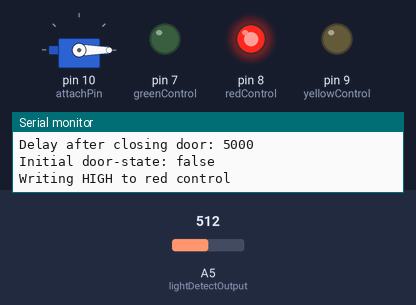
A sketch run on a simulated Arduino Uno, built with avr-gcc and run on an emulated ATmega328P. Parts: servo, output pins drawn as LEDs (lit = HIGH), the last lines printed to the serial monitor. The inputs (shaded band) are chosen by the test bench; at power-on: A5 (lightDetectOutput) = 512.

Above: at 1.4 s.
1.5 s: A5 (lightDetectOutput) set to 591
3.0 s: A5 (lightDetectOutput) set to 608
At 4.3 s:
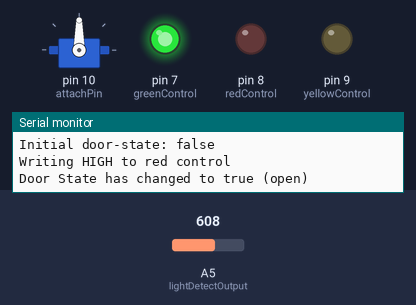
At 11.2 s:
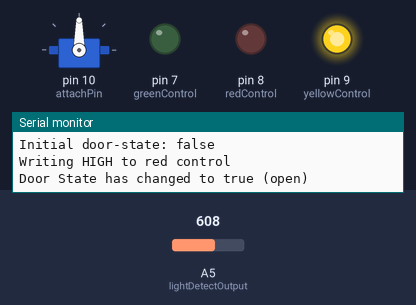
Timing chart, 0 to 32.0 s (numbered marks = the images above; inputs shaded):
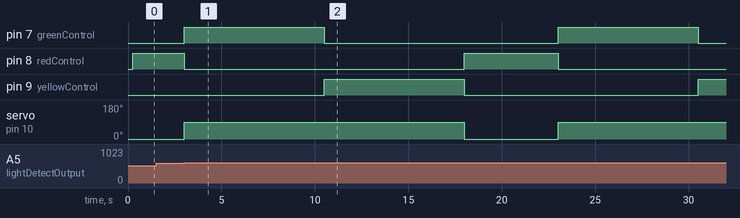

Measured:
- the behaviour switches between 599 and 600 on A5 (lightDetectOutput) (found by bisection; images 0 and 1)
- after the input at 1.5 s, every drawn part: stays the same
- after the input at 3.0 s, pin 7 (greenControl): alternates HIGH for 7.5 s and LOW for 12.5 s, starting at once; pin 8 (redControl): HIGH → LOW at once, → HIGH 15.0 s later, → LOW 5.0 s later

The sketch:

doorcontrol.ino
```cpp
#include <Servo.h>

Servo doorControl;

// Serveo Control Pin
int attachPin = 10;

// LED Pins
int redControl = 8;
int yellowControl = 9;
int greenControl = 7;

// Liste der LED Pins für den PinMode
int leds[] = {redControl, yellowControl, greenControl};

// Pin für den LDR
int lightDetectOutput = 5;

// Schwellenwert der überschritten werden muss damit sich der Türmechanismus öffnet
int trigger = 600;
// Die Zeit die die Tür geöffnet ist
int timeOpen = 15000;
// Die Verzögerung nachdem die Tür geschlossen wird bis sie wieder geöffnet werden kann
int closeDelay = 5000;
// Gibt an ob die Tür geschlossen oder geöffnet sein soll
boolean doorState = false;

void setup() {
  // Starte den Seriellen Monitor
  Serial.begin(9600);

  // LOGS
  Serial.print("Door Control Attaching to Pin: ");
  Serial.println(attachPin);
  // LOGS

  // Verbinde den Servo mit dem Servo-Pin
  doorControl.attach(attachPin);
  // Setze den Servo in die Ausgangsposition
  doorControl.write(0);

  // Attache die Pins für die LED's
  for (int led : leds) {
    // Setze den PinMode
    pinMode(led, OUTPUT);

    // LOGS
    Serial.print("Set pinmode of led: ");
    Serial.print(led);
    Serial.println(" to Output");
    // LOGS
  }

  // LOGS
  Serial.print("Attaching light-detect-output: ");
  Serial.println(lightDetectOutput);
  // LOGS

  // Verbinden den LDR mit dem LDR-Pin
  pinMode(lightDetectOutput, INPUT);

  // LOGS
  Serial.print("Trigger for light-detect: ");
  Serial.println(trigger);

  Serial.print("Time door is open: ");
  Serial.println(timeOpen);

  Serial.print("Delay after closing door: ");
  Serial.println(closeDelay);

  Serial.print("Initial door-state: ");
  if (doorState) {
    Serial.println("true");
  } else {
    Serial.println("false");
  }

  Serial.println("Writing HIGH to red control");
  // LOGS

  // Aktiviere die rote LED
  digitalWrite(redControl, HIGH);
}

void loop() {
  // Gucke ob der Schwellenwert beim LDR überschritten und die Tür geschlossen ist
  if (analogRead(lightDetectOutput) >= trigger && doorState == false) {
    // Führe den Türmechanismus aus
    cycleDoor();
  }
}

// Methode um den Türmechanismus auszulösen
void cycleDoor() {
  // LOGS
  Serial.println("Door State has changed to true (open)");
  // LOGS

  // Wechsle zur grünen LED und schalte die Rote aus
  digitalWrite(redControl, LOW);
  digitalWrite(greenControl, HIGH);
  // Öffne die Tür
  doorControl.write(90);
  // Setze die Tür auf Offen
  doorState = true;

  // Delay um die hälfte vom OffenDelay
  delay(timeOpen/2);
  // Schalte die gelbe LED an
  digitalWrite(greenControl, LOW);
  digitalWrite(yellowControl, HIGH);
  // Delay um die hälfte vom OffenDelay
  delay(timeOpen/2);
  // Schließe die Tür
  doorControl.write(0);
  // Setze die Rote LED auf An und die anderen auf aus
  digitalWrite(yellowControl, LOW);
  digitalWrite(redControl, HIGH);

  // LOGS
  Serial.print("Delaying doorClose by: ");
  Serial.println(closeDelay);
  // LOGS

  // Warte etwas bis die Tür wieder geöffnet werden kann
  delay(closeDelay);

  // LOGS
  Serial.println("Door State has changed to false (closed)");
  // LOGS

  //Gib an das die Tür geschlossen ist
  doorState = false;
}
```
